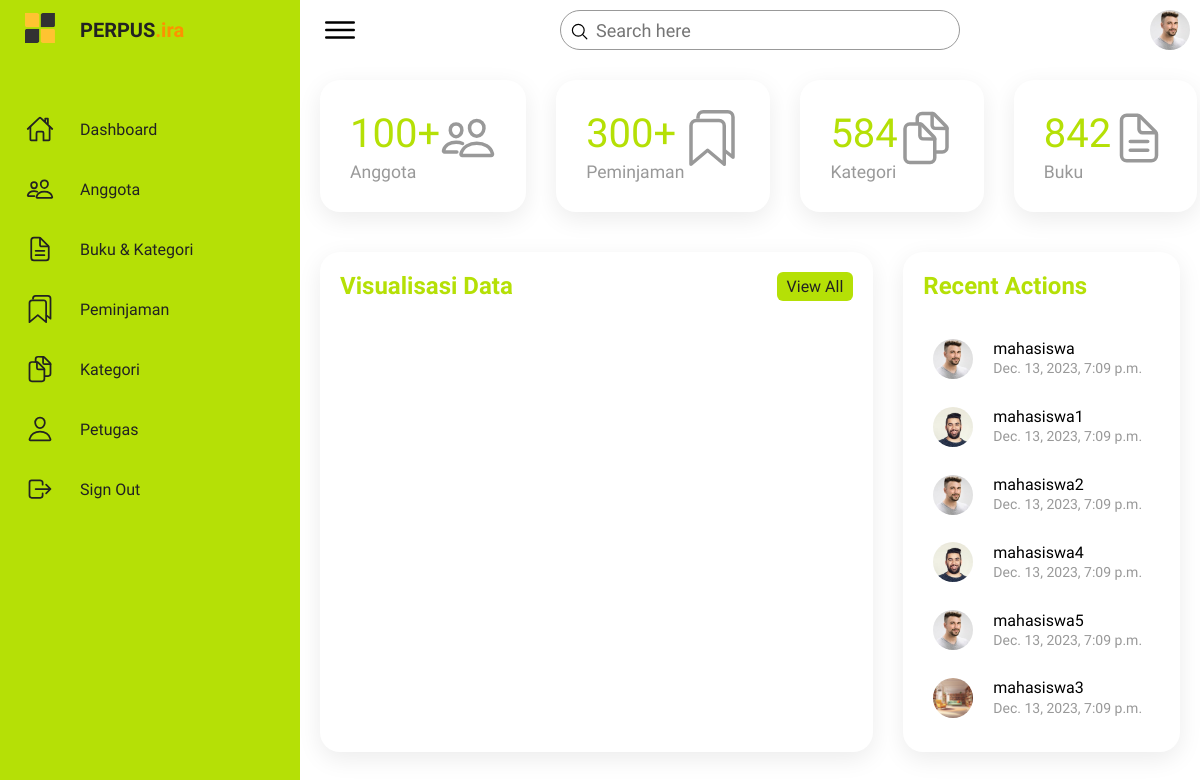
The app's page /dashboard/ (signed in) with its own data.
### app_perpus/models.py (models this page shows, shortened)
class Anggota(models.Model):
    foto = models.ImageField(upload_to='img', default=False)
    user = models.OneToOneField(User, on_delete=models.CASCADE, related_name='anggota')
    KELAMIN_CHOICES = [
        ('Laki-Laki', 'Laki-Laki'),
        ('Perempuan', 'Perempuan'),
    ]
    kelamin = models.CharField(max_length=10, choices=KELAMIN_CHOICES)
    alamat = models.CharField(max_length=200)
    email = models.CharField(max_length=20, default='anggota@gmail.com')
    nomor_telepon = models.CharField(max_length=20)
    created_at = models.DateTimeField(auto_now_add=True)

### app_perpus/views.py (the view)
# urls.py: path('dashboard/', views.dashboard, name='dashboard'),
@login_required
def dashboard(request):
    anggotas = Anggota.objects.all()
    return render(request, 'dashboard.html',{'anggota':anggotas})

### templates/dashboard.html (shortened to what this page needs)
{% extends 'base.html' %}
{% load static %}
{% block content %}
<div class="topbar">
    <div class="toggle">
        <ion-icon name="menu-outline"></ion-icon>
    </div>
    <div class="search">
        <label>
            <input type="text" placeholder="Search here">
            <ion-icon name="search-outline"></ion-icon>
        </label>
    </div>
    <div class="user">
        <img src="{% static 'imgs/customer01.jpg'%}" alt="">
    </div>
</div>
<div class="cardBox">
    <div class="card">
        <div>
            <div class="numbers">100+</div>
            <div class="cardName">Anggota</div>
        </div>
        <div class="iconBx">
            <ion-icon name="people-outline"></ion-icon>
        </div>
    </div>
    <div class="card">
        <div>
            <div class="numbers">300+</div>
            <div class="cardName">Peminjaman</div>
        </div>
        <div class="iconBx">
            <ion-icon name="bookmarks-outline"></ion-icon>
        </div>
    </div>
    <div class="card">
        <div>
            <div class="numbers">584</div>
            <div class="cardName">Kategori</div>
        </div>
        <div class="iconBx">
            <ion-icon name="documents-outline"></ion-icon>
        </div>
    </div>
    <div class="card">
        <div>
            <div class="numbers">842</div>
            <div class="cardName">Buku</div>
        </div>
        <div class="iconBx">
            <ion-icon name="document-text-outline"></ion-icon>
        </div>
    </div>
</div>
<div class="details">
    <div class="recentOrders">
        <div class="cardHeader">
            <h2>Visualisasi Data</h2>
            <a href="#" class="btn">View All</a>
        </div>
        <figure class="highcharts-figure">
        </figure>
    </div>
    <div class="recentCustomers">
        <div class="cardHeader">
            <h2>Recent Actions</h2>
        </div>
        <table>
            {% for recent_agt in anggota %}
            <tr>
                <td width="60px">
                    <div class="imgBx"> <img src="{{recent_agt.foto.url}}" alt=""></div>
                </td>
                <td>
                    <h4>{{ recent_agt.user }} <br> <span>{{ recent_agt.created_at }}</span></h4>
                </td>
            </tr>
            {% endfor %}
        </table>
    </div>
</div>
{% endblock content %}

### static/css/style.css (style rules this page uses)
* { font-family: "Ubuntu", sans-serif; margin: 0; padding: 0; box-sizing: border-box; }
:root { --primary: #b5e006; --secondery: #ffffff; --gray: #f2f2f2; --black1: #222; --black2: #999; }
body { min-height: 100vh; overflow-x: hidden; }
.topbar { width: 100%; height: 60px; display: flex; justify-content: space-between; align-items: center; padding: 0 10px; }
.toggle { position: relative; width: 60px; height: 60px; display: flex; justify-content: center; align-items: center; font-size: 2.5rem; cursor: pointer; }
.search { position: relative; width: 400px; margin: 0 10px; }
.search label { position: relative; width: 100%; }
.search label input { width: 100%; height: 40px; border-radius: 40px; padding: 5px 20px; padding-left: 35px; font-size: 18px; outline: none; border: 1px solid var(--black2); }
.search label ion-icon { position: absolute; top: 0; left: 10px; font-size: 1.2rem; }
.user { position: relative; width: 40px; height: 40px; border-radius: 50%; overflow: hidden; cursor: pointer; }
.user img { position: absolute; top: 0; left: 0; width: 100%; height: 100%; object-fit: cover; }
.cardBox { position: relative; width: 100%; padding: 20px; display: grid; grid-template-columns: repeat(4, 1fr); grid-gap: 30px; }
.cardBox .card { position: relative; background: var(--secondery); padding: 30px; border-radius: 20px; display: flex; justify-content: space-between; cursor: pointer; box-shadow: 0 7px 25px rgba(0, 0, 0, 0.08); }
.cardBox .card .numbers { position: relative; font-weight: 500; font-size: 2.5rem; color: var(--primary); }
.cardBox .card .cardName { color: var(--black2); font-size: 1.1rem; margin-top: 5px; }
.cardBox .card .iconBx { font-size: 3.5rem; color: var(--black2); }
.details { position: relative; width: 100%; padding: 20px; display: grid; grid-template-columns: 2fr 1fr; grid-gap: 30px; }
.details .recentOrders { position: relative; display: grid; min-height: 500px; background: var(--secondery); padding: 20px; box-shadow: 0 7px 25px rgba(0, 0, 0, 0.08); border-radius: 20px; }
.details .cardHeader { display: flex; justify-content: space-between; align-items: flex-start; }
.cardHeader h2 { font-weight: 600; color: var(--primary); }
.cardHeader .btn { position: relative; padding: 5px 10px; background: var(--primary); text-decoration: none; color: var(--black1); border-radius: 6px; }
.details table { width: 100%; border-collapse: collapse; margin-top: 2px; }
.recentCustomers { position: relative; display: grid; min-height: 500px; padding: 20px; background: var(--secondery); box-shadow: 0 7px 25px rgba(0, 0, 0, 0.08); border-radius: 20px; }
.recentCustomers .imgBx { position: relative; width: 40px; height: 40px; border-radius: 50px; overflow: hidden; }
.recentCustomers .imgBx img { position: absolute; top: 0; left: 0; width: 100%; height: 100%; object-fit: cover; }
.recentCustomers table tr td { padding: 12px 10px; }
.recentCustomers table tr td h4 { font-size: 16px; font-weight: 500; line-height: 1.2rem; }
.recentCustomers table tr td h4 span { font-size: 14px; color: var(--black2); }

### records on screen
Anggota: foto (picture), user "mahasiswa", created_at "Dec. 13, 2023, 7:09 p.m."
Anggota: foto (picture), user "mahasiswa1", created_at "Dec. 13, 2023, 7:09 p.m."
Anggota: foto (picture), user "mahasiswa2", created_at "Dec. 13, 2023, 7:09 p.m."
Anggota: foto (picture), user "mahasiswa4", created_at "Dec. 13, 2023, 7:09 p.m."
Anggota: foto (picture), user "mahasiswa5", created_at "Dec. 13, 2023, 7:09 p.m."
Anggota: foto (picture), user "mahasiswa3", created_at "Dec. 13, 2023, 7:09 p.m."
